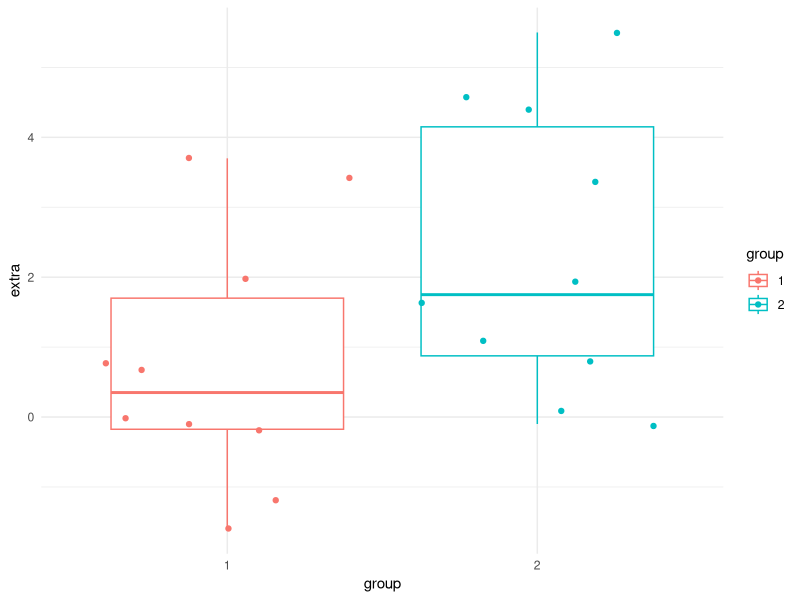
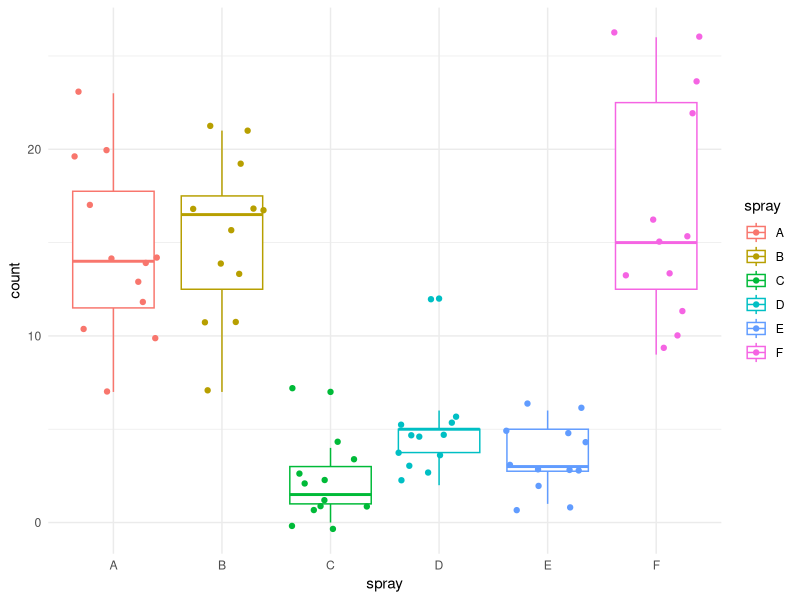
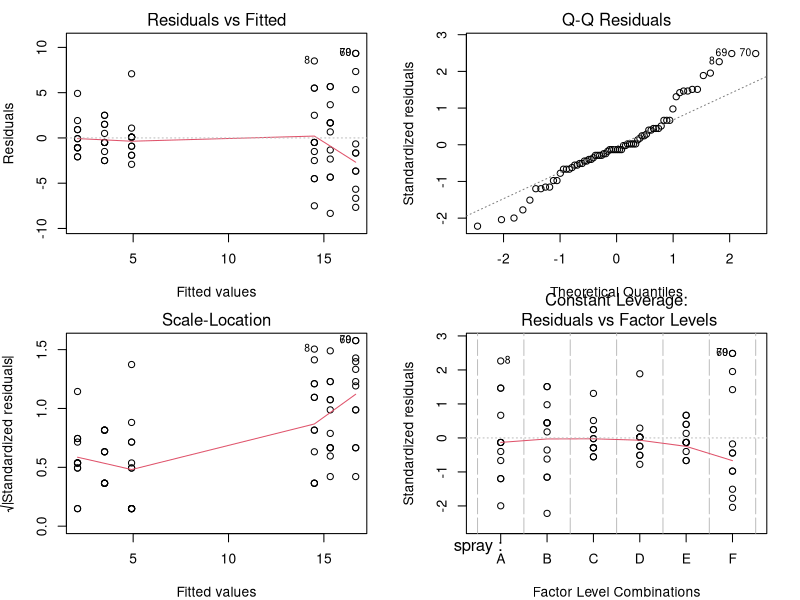
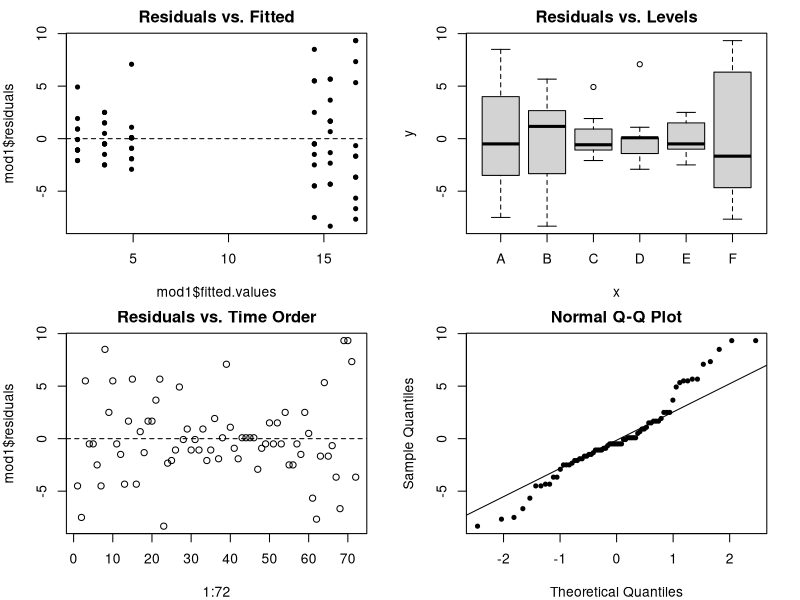
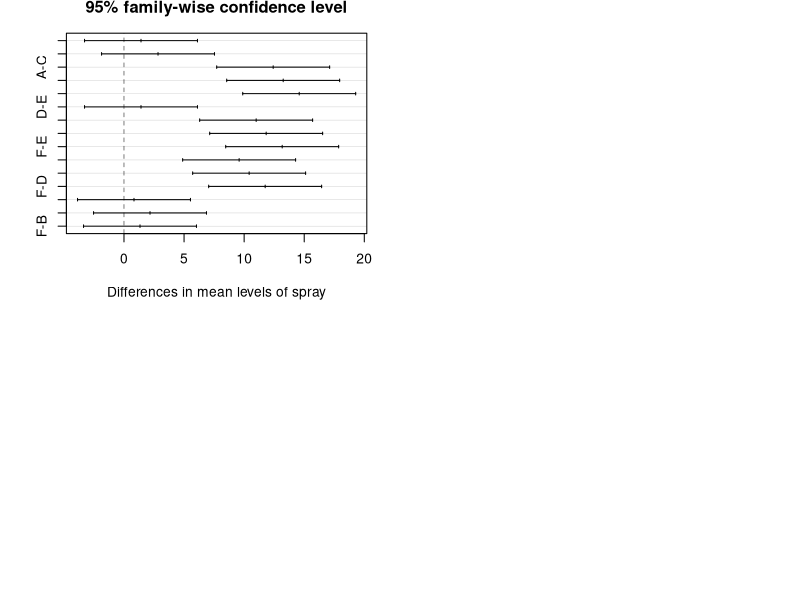
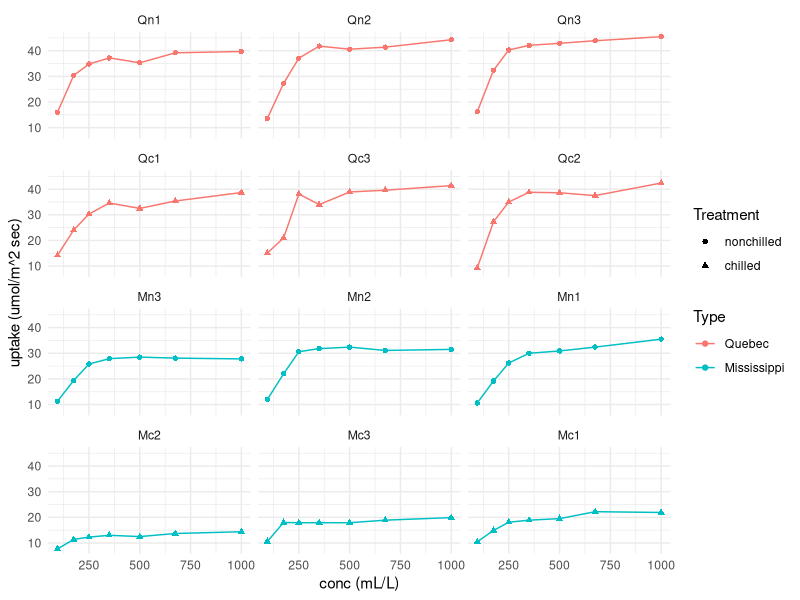

Here is the R script that generated these plots, in order:
## ---- chunk 1
library(magrittr)
library(ggplot2)
## ---- chunk 2
ggplot(data = sleep, aes(x = group, y = extra, color = group)) +
  geom_boxplot() +
  geom_jitter() +
  theme_minimal()
## ---- chunk 3
ggplot(data = InsectSprays, aes(x = spray, y = count, color = spray)) +
  geom_boxplot() +
  geom_jitter() +
  theme_minimal()
## ---- chunk 4
mod1 <- aov(count ~ spray, data = InsectSprays)
## ---- chunk 5
summary(mod1)
## ---- chunk 6
qf(0.075, 5, 66, lower.tail = F)
## ---- chunk 7
names(mod1)
## ---- chunk 8
head(mod1$residuals, 10)
## ---- chunk 9
par(mar = c(4, 4, 2, 2), mfrow = c(2,2))
plot(mod1)
## ---- chunk 10
plot(mod1$fitted.values, mod1$residuals, main = "Residuals vs. Fitted", pch = 20)
abline(h = 0, lty = 2)
## ---- chunk 11
plot(mod1$model$spray, mod1$residuals, main = "Residuals vs. Levels" )
## ---- chunk 12
plot(1:72, mod1$residuals, main = "Residuals vs. Time Order")
abline(h = 0, lty = 2)
## ---- chunk 13
qqnorm(mod1$residuals, pch = 20)
qqline(mod1$residuals)
## ---- chunk 14
mod2 <- kruskal.test(count ~ spray, data = InsectSprays)
mod2
## ---- chunk 15
xbar = mean(InsectSprays[InsectSprays$spray == "A", "count"])
t_crit <- qt(0.025, mod1$df.residual, lower.tail = F)
s <- sqrt(sum((mod1$residuals)^2) / mod1$df.residual)
n <- sum(InsectSprays$spray == "A")
# 最后置信区间的上下限
c(xbar - t_crit * (s/ sqrt(n)), xbar + t_crit * (s/ sqrt(n)))
## ---- chunk 16
n1 <- sum(InsectSprays$spray == "A")
n2 <- sum(InsectSprays$spray == "C")

x1bar = mean(InsectSprays[InsectSprays$spray == "A", "count"])
x2bar = mean(InsectSprays[InsectSprays$spray == "C", "count"])
## ---- chunk 17
(x1bar - x2bar) - t_crit * s * sqrt( 1/ n1 + 1/n2)
(x1bar - x2bar) + t_crit * s * sqrt( 1/ n1 + 1/n2)
## ---- chunk 18
t_crit * s * sqrt( 1/ n1 + 1/n2)
## ---- chunk 19
mod3 <- TukeyHSD(mod1, ordered = TRUE)
mod3
## ---- chunk 20
(x1bar - x2bar)
## ---- chunk 21
q_crit <- qtukey(p = 0.05, nmeans = length(mod1$xlevels[[1]]), df = mod1$df.residual, lower.tail = F)
# mod1$df.residual 是 6 
hsd <- q_crit * s / sqrt(6)
hsd
## ---- chunk 22
plot(mod3)
## ---- chunk 23
ggplot(data = CO2, aes(x = conc, y = uptake, color = Type, shape = Treatment)) +
  geom_point() +
  geom_line() +
  facet_wrap(~Plant, ncol = 3) +
  theme_minimal() +
  labs(x = "conc (mL/L)", y = "uptake (umol/m^2 sec)")
## ---- chunk 24
data("OrchardSprays")
## ---- chunk 25
data("npk")
